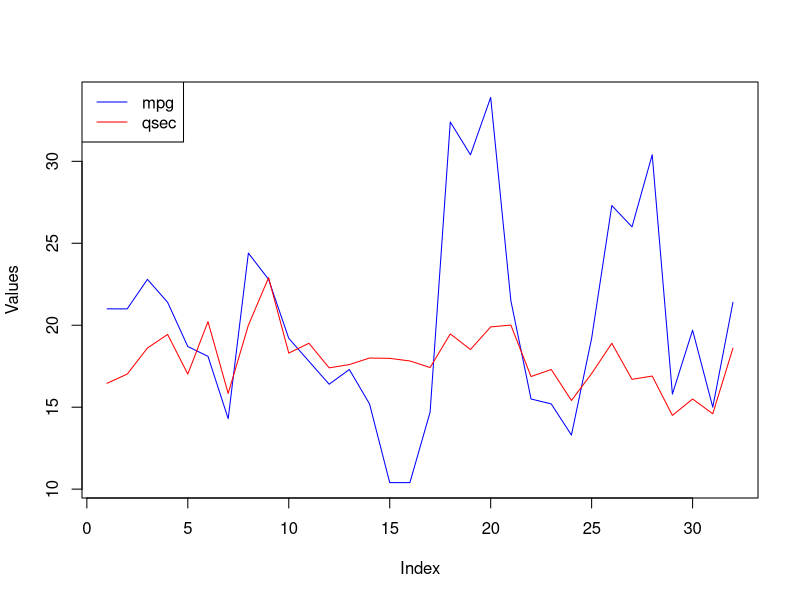

Write R code to recreate this figure.
plot(mtcars$mpg,
     type="l",
     col="blue",
     ylim=range(c(mtcars$mpg,mtcars$qsec)),
     ylab="Values")

lines(mtcars$qsec,
      col="red")

legend("topleft",
       legend=c("mpg","qsec"),
       col=c("blue","red"),
       lty=1)
